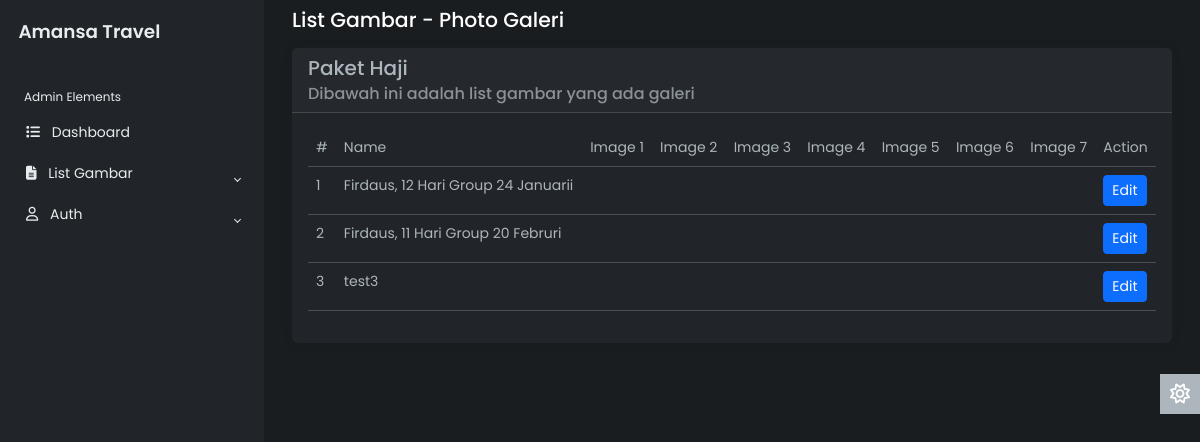
/Admin/menuGambar/Galeri/photoGaleri.php (signed in), run on the app's committed database.
### tables this page shows
CREATE TABLE `galeri` (
  `id` int(25) NOT NULL,
  `name` varchar(250) NOT NULL,
  `image1` varchar(250) NOT NULL,
  `image2` varchar(250) NOT NULL,
  `image3` varchar(250) NOT NULL,
  `image4` varchar(250) NOT NULL,
  `image5` varchar(250) NOT NULL,
  `image6` varchar(250) NOT NULL,
  `image7` varchar(250) NOT NULL
);

### Admin/menuGambar/Galeri/photoGaleri.php (the view, shortened to what this page needs)
<!DOCTYPE html>
<html lang="en" data-bs-theme="dark">
<head>
  <link rel="stylesheet" href="https://cdn.jsdelivr.net/npm/bootstrap@5.3.0-alpha2/dist/css/bootstrap.min.css" />
  <link rel="stylesheet" href="../../css/style.css" />
</head>
<body>
  <div class="wrapper">
    <aside id="sidebar" class="js-sidebar">
      <div class="h-100">
        <?php include '../sidebarMenuGambar.php'; ?>
      </div>
    </aside>
    <div class="main">
      <main class="content px-3 py-2">
        <div class="container-fluid">
          <div class="mb-3">
            <h4>List Gambar - Photo Galeri</h4>
          </div>
          <div class="card border-0">
            <div class="card-header">
              <h5 class="card-title">Paket Haji</h5>
              <h6 class="card-subtitle text-muted">Dibawah ini adalah list gambar yang ada galeri</h6>
            </div>
            <div class="card-body">
              <table class="table">
                <tr>
                  <td>#</td>
                  <td>Name</td>
                  <td>Image 1</td>
                  <td>Image 2</td>
                  <td>Image 3</td>
                  <td>Image 4</td>
                  <td>Image 5</td>
                  <td>Image 6</td>
                  <td>Image 7</td>
                  <td>Action</td>
                </tr>
                <?php
                $i = 1;
                $rows = mysqli_query($conn, "SELECT * FROM galeri ORDER BY id ASC"); ?>
                <?php foreach ($rows as $row) : ?>
                  <tr>
                    <td><?php echo $i++; ?></td>
                    <td><?php echo $row["name"]; ?></td>
                    <td><img src="../../img/<?php echo $row['image1']; ?>" width="100" alt=""></td>
                    <td><img src="../../img/<?php echo $row['image2']; ?>" width="100" alt=""></td>
                    <td><img src="../../img/<?php echo $row['image3']; ?>" width="100" alt=""></td>
                    <td><img src="../../img/<?php echo $row['image4']; ?>" width="100" alt=""></td>
                    <td><img src="../../img/<?php echo $row['image5']; ?>" width="100" alt=""></td>
                    <td><img src="../../img/<?php echo $row['image6']; ?>" width="100" alt=""></td>
                    <td><img src="../../img/<?php echo $row['image7']; ?>" width="100" alt=""></td>
                    <td><a href='editPhotoGaleri.php?id=<?php echo $row['id']; ?>' class='btn btn-primary btn-sm mr-1'>Edit</a></td>
                  </tr>
                <?php endforeach; ?>
              </table>
            </div>
          </div>
        </div>
      </main>
      <a href="#" class="theme-toggle">
        <i class="fa-regular fa-sun"></i>
      </a>
    </div>
  </div>
</body>
</html>

### Admin/css/style.css (style rules this page uses)
body { font-family: 'Poppins', sans-serif; font-size: 0.875rem; opacity: 1; overflow-y: scroll; margin: 0; }
a { cursor: pointer; text-decoration: none; font-family: 'Poppins', sans-serif; }
h4 { font-family: 'Poppins', sans-serif; font-size: 1.275rem; color: var(--bs-emphasis-color); }
.wrapper { align-items: stretch; display: flex; width: 100%; }
#sidebar { max-width: 264px; min-width: 264px; background: var(--bs-dark); transition: all 0.35s ease-in-out; }
.main { display: flex; flex-direction: column; min-height: 100vh; min-width: 0; overflow: hidden; transition: all 0.35s ease-in-out; width: 100%; background: var(--bs-dark-bg-subtle); }
.content { flex: 1; max-width: 100vw; width: 100vw; }
@media (min-width:768px) { .content { max-width: auto; width: auto; } }
.card { box-shadow: 0 0 .875rem 0 rgba(34, 46, 60, .05); margin-bottom: 24px; }
.theme-toggle { position: fixed; top: 50%; transform: translateY(-65%); text-align: center; z-index: 10; right: 0; left: auto; border: none; background-color: var(--bs-body-color); }
html[data-bs-theme="dark"] .theme-toggle .fa-sun, html[data-bs-theme="light"] .theme-toggle .fa-moon { cursor: pointer; padding: 10px; display: block; font-size: 1.25rem; color: #FFF; }

### data on the page
galeri: name "Firdaus, 12 Hari Group 24 Januarii"
galeri: name "Firdaus, 11 Hari Group 20 Februri"
galeri: name "test3"
